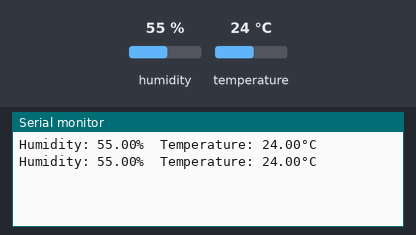
This sketch was run on a simulated Arduino Uno, built with avr-gcc and run on an emulated ATmega328P. Shown: the last lines printed to the serial monitor. The test bench sets the inputs (shaded band); at power-on: humidity 55 %, temperature 24 °C.

Above: at 4.8 s.
4.9 s: humidity set to 22 %
At 6.8 s:
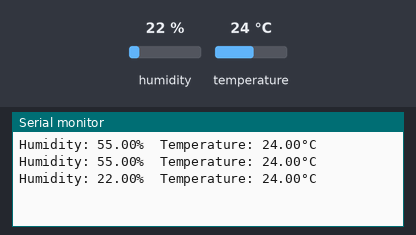
7.9 s: temperature set to 12 °C
At 9.2 s:
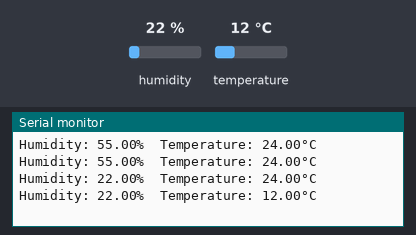
10.9 s: humidity set to 40 %
At 12.9 s:
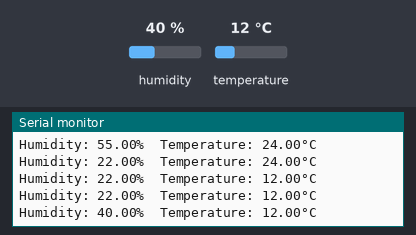
Timing chart, 0 to 14.4 s (numbered marks = the images above; inputs shaded):
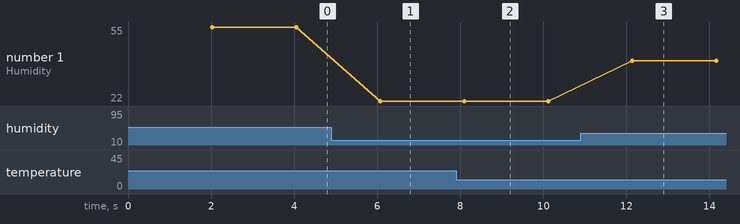

The sketch:

sketch_nov19b.ino
```cpp
#include <DHT.h>

#define DHTPIN 2  // Pin where the DHT11 is connected
#define DHTTYPE DHT11  // Type of the DHT sensor

DHT dht(DHTPIN, DHTTYPE);

void setup() {
  Serial.begin(9600);  // Initialize serial communication
  dht.begin();  // Initialize DHT sensor
}

void loop() {
  delay(2000);  // Wait for 2 seconds between measurements

  float humidity = dht.readHumidity();  // Read humidity
  float temperature = dht.readTemperature();  // Read temperature in Celsius

  if (isnan(humidity) || isnan(temperature)) {  // Check if any reads failed
    Serial.println("Failed to read from DHT sensor!");
    return;
  }

  Serial.print("Humidity: ");
  Serial.print(humidity);
  Serial.print("%\t");
  Serial.print("Temperature: ");
  Serial.print(temperature);
  Serial.println("°C");
}
```

Measured:
- after the input at 4.9 s, the serial monitor: prints a new line after 1.2 s (image 1)
- after the input at 7.9 s, the serial monitor: prints a new line after 0.20 s (image 2)
- after the input at 10.9 s, the serial monitor: prints a new line after 1.2 s (image 3)
- plotted number 1: 55 → 22 after the input at 4.9 s, 22 → 40 after the input at 10.9 s
